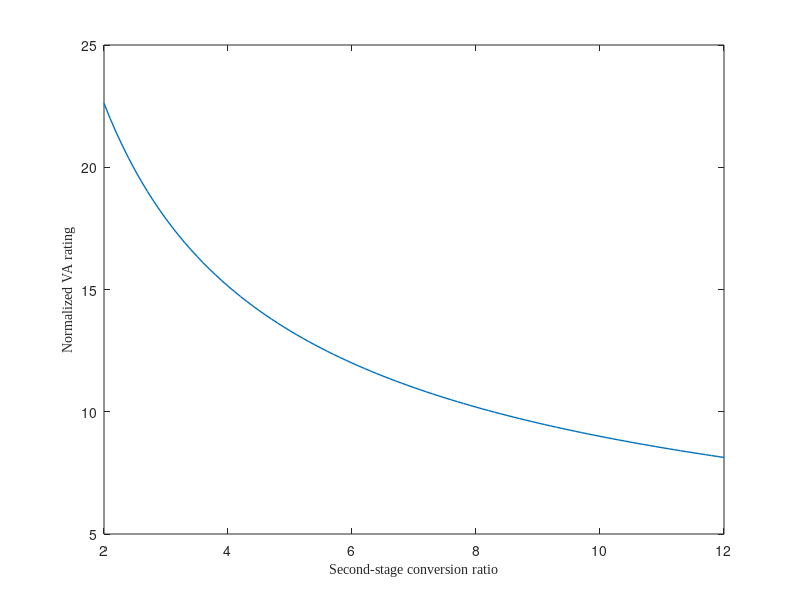

Reproduce this figure in MATLAB. (Note: this script raises an error after producing the figure.)
clear
close all
clc

kRC=2;

%% VA rating
Vin=48; Vout=1; IL=30;
m_max=0.5/2*Vin/Vout;
m=2:0.1:m_max; % conversion of the second stage
VA=zeros(1,length(m));

for ii=1:length(m)
    Iout=IL*2*m(ii);
    D=2*m(ii)/Vin*Vout;
    VA(ii)=VA(ii)+2*(Vin/2)*(IL*sqrt(D));
    VA(ii)=VA(ii)+1*(Vin-Vin/2/m(ii)*(m(ii)-1))*(IL*sqrt(D));
    VA(ii)=VA(ii)+1*(Vin/2/m(ii)*(m(ii)-1))*(IL*sqrt(D));
    VA(ii)=VA(ii)+(2*m(ii)-2)*(Vin/2/m(ii)*2)*(IL*sqrt(D));
    VA(ii)=VA(ii)+(2*m(ii)-2)*(Vin/2/m(ii))*(IL*sqrt(1-2*D+2^2*D));
    VA(ii)=VA(ii)+2*(Vin/2/m(ii))*(IL*sqrt(1-D));
    VA(ii)=VA(ii)/Vout/Iout;
end

figure(1);
plot(m,VA,'LineWidth',1);
xlabel('Second-stage conversion ratio','FontName','Times New Roman','fontsize',10);
ylabel('Normalized VA rating','FontName','Times New Roman','fontsize',10);

% Set figure format
addpath('toolCodePackage');
scale = 1.5;
scale_text = scale*1.05;
ratio = 0.618;
set_figure_style(scale_text);
resize_figure(scale,ratio);

%% Full-Load Efficiency (With Conduction Loss Only)
Vin=48; Vout=1; IL=30;
m_max=0.5/2*Vin/Vout;
m=2:0.1:m_max; % conversion of the second stage
Pcond=zeros(1,length(m));
Eff_cond=Pcond;

Rdson_25V=0.65e-3*kRC;  Rdson_40V=1.5e-3*kRC;
L0=300; % nH, Dickson^2
rSC0=9; % SC stage conversion ration, Dickson^2
rTotal=Vin/Vout;
ESR_L_per_nH=0.48e-3/L0;

for ii=1:length(m)
    Iout=IL*2*m(ii);
    D=2*m(ii)/Vin*Vout;
    Pcond(ii)=Pcond(ii)+2*Rdson_40V*(IL*sqrt(D))^2;
    Pcond(ii)=Pcond(ii)+1*Rdson_40V*(IL*sqrt(D))^2;
    Pcond(ii)=Pcond(ii)+1*Rdson_40V*(IL*sqrt(D))^2;
    Pcond(ii)=Pcond(ii)+(2*m(ii)-2)*Rdson_25V*(IL*sqrt(D))^2;
    Pcond(ii)=Pcond(ii)+(2*m(ii)-2)*Rdson_25V/2*(IL*sqrt(1-2*D+2^2*D))^2;
    Pcond(ii)=Pcond(ii)+2*Rdson_25V/2*(IL*sqrt(1-D))^2;

    rSC=2*m(ii);
    L=L0/(1-rSC0/rTotal)*(1-rSC/rTotal);
    ESR_L=ESR_L_per_nH*L;
    Pcond(ii)=Pcond(ii)+2*m(ii)*ESR_L*IL^2;

    Eff_cond(ii)=Vout*Iout./(Pcond(ii)+Vout*Iout);
    Eff_cond(ii)=Eff_cond(ii)*100;
end

figure(2);
plot(m,Eff_cond,'LineWidth',1);
xlabel('Second-stage conversion ratio','FontName','Times New Roman','fontsize',10);
ylabel('Full-Load Efficiency ($\%$)','FontName','Times New Roman','fontsize',10);

% Set figure format
addpath('toolCodePackage');
scale = 1.5;
scale_text = scale*1.05;
ratio = 0.618;
set_figure_style(scale_text);
resize_figure(scale,ratio);

%% Peak Efficiency (With Switching Loss Only)
Vin=48; Vout=1; IL=30;
m_max=0.5/2*Vin/Vout;
m=2:0.1:m_max; % conversion of the second stage
PCoss=zeros(1,length(m));
POverlap=zeros(1,length(m));
PSW=zeros(1,length(m));
PDriver=zeros(1,length(m));
PLp=zeros(1,length(m));
Eff_SW=zeros(1,length(m));

Qoss_25V=41.3e-9/kRC;   % @ 12V
Qoss_40V=45e-9/kRC;     % @ 20V
Coss_25V=Qoss_25V/12;  Coss_40V=Qoss_40V/20;

Qsw_25V=9e-9/kRC;       % @ 12V
Qsw_40V=8e-9/kRC;       % @ 20V
Ig=2;

Qg_25V=38e-9/kRC;       % @ 7V
Qg_40V=28e-9/kRC;       % @ 7V
VDrive=7;

Lp=1e-9;

fsw=300e3;  % 300kHz

for ii=1:length(m)
    Iout=IL*2*m(ii);
    D=2*m(ii)/Vin*Vout;
    PCoss(ii)=PCoss(ii)+2*Coss_40V*(Vin/2)^2/2;
    PCoss(ii)=PCoss(ii)+1*Coss_40V*(Vin-Vin/2/m(ii)*(m(ii)-1))^2/2;
    PCoss(ii)=PCoss(ii)+1*Coss_40V*(Vin/2/m(ii)*(m(ii)-1))^2/2;
    PCoss(ii)=PCoss(ii)+(2*m(ii)-2)*Coss_25V*(Vin/2/m(ii)*2)^2/2;
    PCoss(ii)=PCoss(ii)+(2*m(ii)-2)*(Coss_25V*2)*(Vin/2/m(ii))^2/2;
    PCoss(ii)=PCoss(ii)+2*(Coss_25V*2)*(Vin/2/m(ii))^2/2;

%     PLp(ii)=PLp(ii)+2*Lp*IL^2/2;
%     PLp(ii)=PLp(ii)+1*Lp*IL^2/2;
%     PLp(ii)=PLp(ii)+1*Lp*IL^2/2;
%     PLp(ii)=PLp(ii)+(2*m(ii)-2)*Lp*IL^2/2;
%     PLp(ii)=PLp(ii)+(2*m(ii)-2)*Lp*(2*IL)^2/2;
%     PLp(ii)=PLp(ii)+2*Lp*(2*IL)^2/2;

    POverlap(ii)=POverlap(ii)+2*(Vin/2)*IL*(2*Qsw_40V/Ig)/2;
    POverlap(ii)=POverlap(ii)+1*(Vin-Vin/2/m(ii)*(m(ii)-1))*IL*(2*Qsw_40V/Ig)/2;
    POverlap(ii)=POverlap(ii)+1*(Vin/2/m(ii)*(m(ii)-1))*IL*(2*Qsw_40V/Ig)/2;
    POverlap(ii)=POverlap(ii)+(2*m(ii)-2)*(Vin/2/m(ii)*2)*IL*(2*Qsw_25V/Ig)/2;
    POverlap(ii)=POverlap(ii)+(2*m(ii)-2)*(Vin/2/m(ii))*(2*IL)*(2*Qsw_25V/Ig)/2;
    POverlap(ii)=POverlap(ii)+2*(Vin/2/m(ii))*(2*IL)*(2*Qsw_25V/Ig)/2;

    PDriver(ii)=(Qg_40V*4+Qg_25V*((2*m(ii)-2)+(2*m(ii)-2)*2+2*2))*VDrive;

    Eff_SW(ii)=Vout*Iout./((PCoss(ii)+PLp(ii)/9+POverlap(ii)/3+PDriver(ii))*fsw+Vout*Iout);
    Eff_SW(ii)=Eff_SW(ii)*100;
end

figure(3);
plot(m,Eff_SW,'LineWidth',1);
xlabel('Second-stage conversion ratio','FontName','Times New Roman','fontsize',10);
ylabel('Peak Efficiency ($\%$)','FontName','Times New Roman','fontsize',10);

% Set figure format
addpath('toolCodePackage');
scale = 1.5;
scale_text = scale*1.05;
ratio = 0.618;
set_figure_style(scale_text);
resize_figure(scale,ratio);

%% Efficiency (With Both Conduction and Coss Losses)
Vin=48; Vout=1; IL=30;
m_max=0.5/2*Vin/Vout;
m=2:0.1:m_max; % conversion of the second stage
Eff_peak=2*m*Vout*IL./((PCoss+PLp/9+POverlap/3+PDriver)*fsw+Pcond/9+2*m*Vout*IL);
Eff_fullLoad=2*m*Vout*IL./((PCoss+PLp+POverlap+PDriver)*fsw+Pcond+2*m*Vout*IL);
Eff_peak=Eff_peak*100;
Eff_fullLoad=Eff_fullLoad*100;

figure(4);
plot(m,Eff_peak,m,Eff_fullLoad,'LineWidth',1);
xlabel('Second-stage conversion ratio','FontName','Times New Roman','fontsize',10);
ylabel('Efficiency ($\%$)','FontName','Times New Roman','fontsize',10);
legend('Peak Efficiency','Full-Load Efficiency','Location','best');

% Set figure format
addpath('toolCodePackage');
scale = 1.5;
scale_text = scale*1.05;
ratio = 0.618;
set_figure_style(scale_text);
resize_figure(scale,ratio);